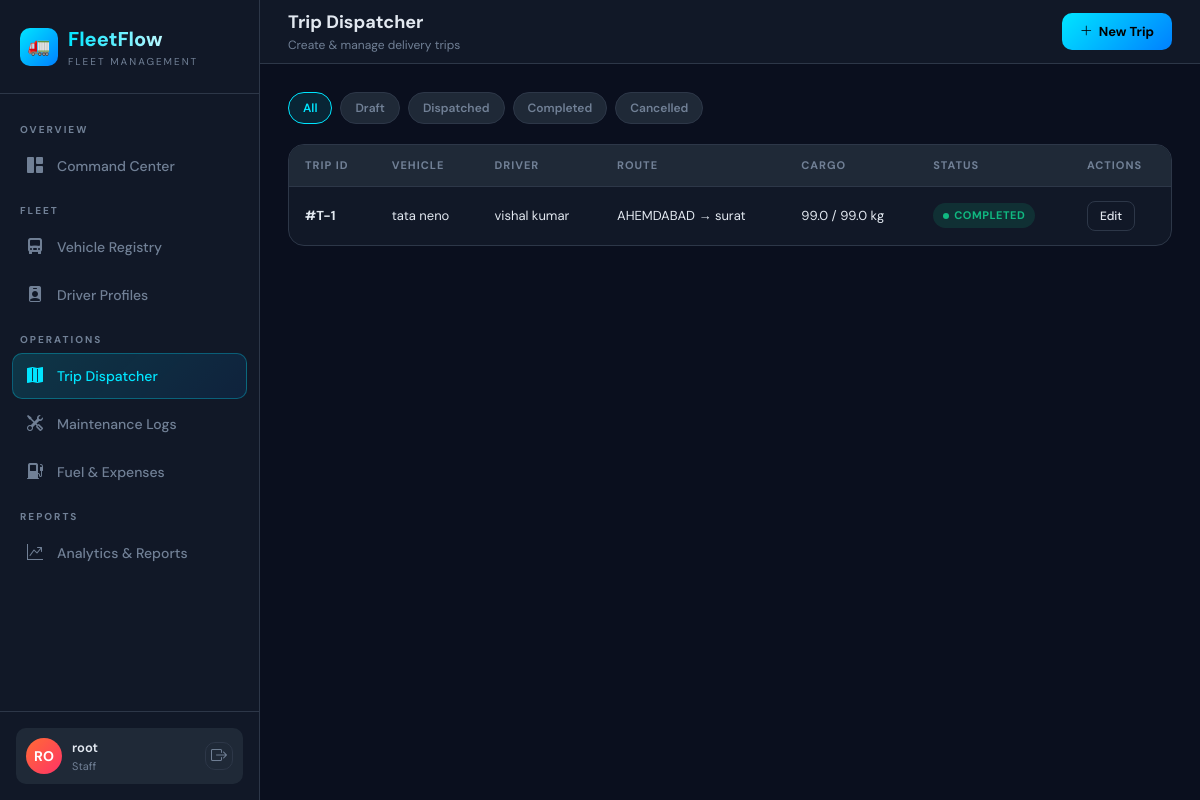
/trips/ (signed in), run on an earlier commit of the app's database.
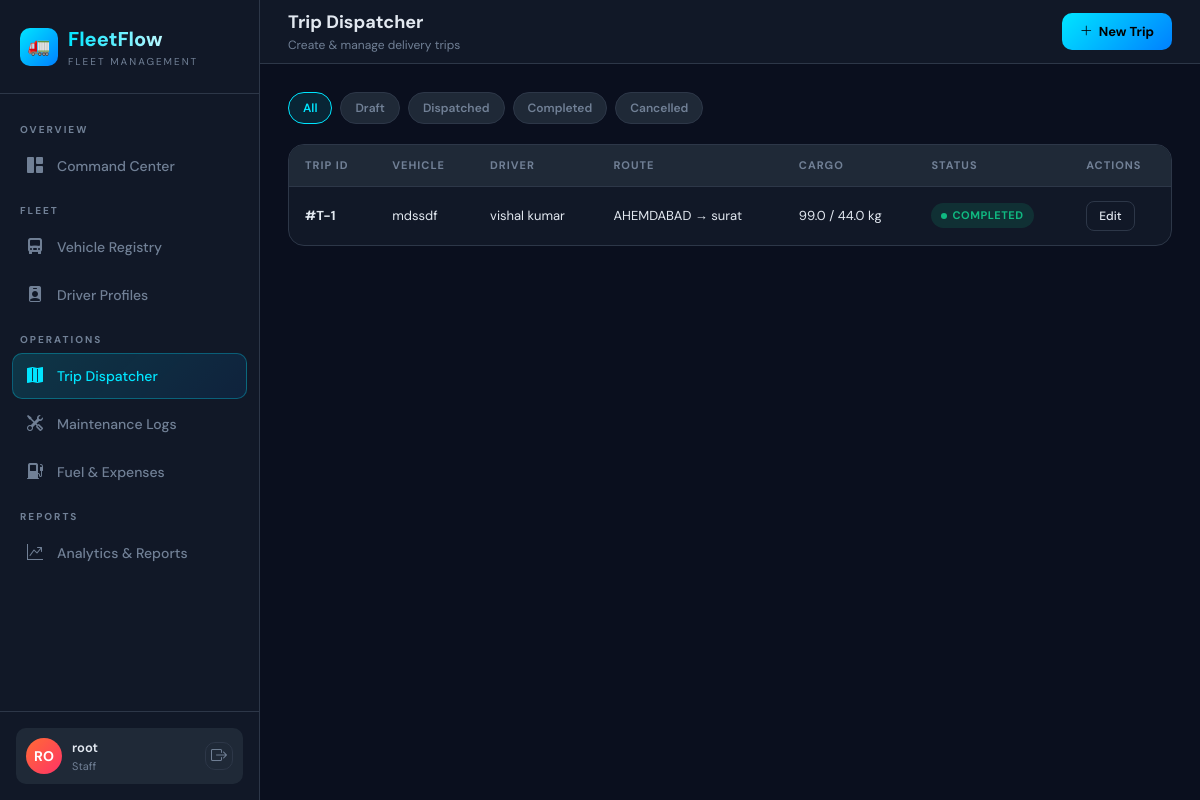
And on a later commit of the database.
### trips/models.py (models this page shows, shortened)
class Trip(models.Model):
    STATUS = [
        ('draft', 'Draft'),
        ('dispatched', 'Dispatched'),
        ('completed', 'Completed'),
        ('cancelled', 'Cancelled'),
    ]
    vehicle = models.ForeignKey(Vehicle, on_delete=models.PROTECT)
    driver = models.ForeignKey(Driver, on_delete=models.PROTECT)
    cargo_weight_kg = models.FloatField()
    origin = models.CharField(max_length=200)
    destination = models.CharField(max_length=200)
    status = models.CharField(max_length=20, choices=STATUS, default='draft')
    start_odometer = models.FloatField()
    end_odometer = models.FloatField(null=True, blank=True)
    notes = models.TextField(blank=True)
    created_at = models.DateTimeField(auto_now_add=True)

### vehicles/models.py (models this page shows, shortened)
class Vehicle(models.Model):
    VEHICLE_TYPE = [
        ('truck', 'Truck'),
        ('van', 'Van'),
        ('bike', 'Bike'),
    ]
    STATUS = [
        ('available', 'Available'),
        ('on_trip', 'On Trip'),
        ('in_shop', 'In Shop'),
        ('retired', 'Retired'),
    ]
    name = models.CharField(max_length=100)
    license_plate = models.CharField(max_length=20, unique=True)
    vehicle_type = models.CharField(max_length=10, choices=VEHICLE_TYPE)
    max_capacity_kg = models.FloatField()
    odometer = models.FloatField(default=0)
    status = models.CharField(max_length=20, choices=STATUS, default='available')
    region = models.CharField(max_length=100, blank=True)
    created_at = models.DateTimeField(auto_now_add=True)

### drivers/models.py (models this page shows, shortened)
class Driver(models.Model):
    STATUS = [
        ('on_duty', 'On Duty'),
        ('off_duty', 'Off Duty'),
        ('suspended', 'Suspended'),
    ]
    LICENSE_CAT = [
        ('truck', 'Truck'),
        ('van', 'Van'),
        ('bike', 'Bike'),
    ]
    name = models.CharField(max_length=100)
    phone = models.CharField(max_length=15)
    license_number = models.CharField(max_length=50, unique=True)
    license_expiry = models.DateField()
    license_category = models.CharField(max_length=10, choices=LICENSE_CAT)
    safety_score = models.FloatField(default=100.0)
    status = models.CharField(max_length=20, choices=STATUS, default='off_duty')
    created_at = models.DateTimeField(auto_now_add=True)

### trips/views.py (the view)
# urls.py: path('', views.trip_list, name='trip_list'),
@login_required
def trip_list(request):
    group = get_group(request.user)
    if group not in ['Manager', 'Dispatcher']:
        messages.error(request, 'Access Denied!')
        return redirect_user(group)
    trips = Trip.objects.all().order_by('-created_at')
    status = request.GET.get('status')
    if status:
        trips = trips.filter(status=status)
    return render(request, 'trips/trip_list.html', {'trips': trips})

### trips/views.py (called while the page is built)
def get_group(user):
    if user.is_superuser:
        return 'Manager'
    group = user.groups.first()
    return group.name if group else ''

### templates/trips/trip_list.html (shortened to what this page needs)
{% extends 'base.html' %}
{% block topbar %}
<div class="topbar">
  <div>
    <div class="page-title">Trip Dispatcher</div>
    <div class="page-subtitle">Create & manage delivery trips</div>
  </div>
  <div class="topbar-actions">
    <a href="{% url 'trip_add' %}" class="btn-primary-ff">
      <i class="bi bi-plus-lg"></i> New Trip
    </a>
  </div>
</div>
{% endblock %}
{% block content %}
<div class="filter-chips">
  <a href="{% url 'trip_list' %}" class="chip {% if not request.GET.status %}active{% endif %}">All</a>
  <a href="?status=draft" class="chip {% if request.GET.status == 'draft' %}active{% endif %}">Draft</a>
  <a href="?status=dispatched" class="chip {% if request.GET.status == 'dispatched' %}active{% endif %}">Dispatched</a>
  <a href="?status=completed" class="chip {% if request.GET.status == 'completed' %}active{% endif %}">Completed</a>
  <a href="?status=cancelled" class="chip {% if request.GET.status == 'cancelled' %}active{% endif %}">Cancelled</a>
</div>
<div class="card-box">
  <div class="table-wrap">
    <table>
      <thead>
        <tr>
          <th>Trip ID</th><th>Vehicle</th><th>Driver</th>
          <th>Route</th><th>Cargo</th><th>Status</th><th>Actions</th>
        </tr>
      </thead>
      <tbody>
        {% for trip in trips %}
        <tr>
          <td><b>#T-{{ trip.id }}</b></td>
          <td>{{ trip.vehicle.name }}</td>
          <td>{{ trip.driver.name }}</td>
          <td>{{ trip.origin }} → {{ trip.destination }}</td>
          <td>{{ trip.cargo_weight_kg }} / {{ trip.vehicle.max_capacity_kg }} kg</td>
          <td>
            <span class="pill pill-{% if trip.status == 'completed' %}success{% elif trip.status == 'dispatched' %}primary{% elif trip.status == 'cancelled' %}danger{% else %}secondary{% endif %}">
              <span class="pill-dot"></span>{{ trip.get_status_display }}
            </span>
          </td>
          <td style="display:flex;gap:6px">
            <a href="{% url 'trip_edit' trip.pk %}" class="btn-outline-ff btn-sm-ff">Edit</a>
          </td>
        </tr>
        {% empty %}
        <tr><td colspan="7" style="text-align:center;padding:40px;color:var(--text-muted)">No trips found</td></tr>
        {% endfor %}
      </tbody>
    </table>
  </div>
</div>
{% endblock %}

What changed in the data, as far as the page shows it:
changed through a linked row, Trip "AHEMDABAD": vehicle.name "tata neno" → "mdssdf"; vehicle.max_capacity_kg "99.0" → "44.0"
